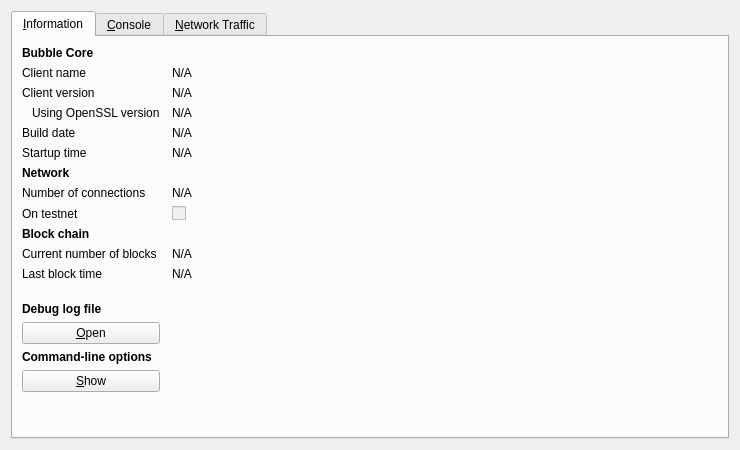
<?xml version="1.0" encoding="UTF-8"?>
<ui version="4.0">
 <class>RPCConsole</class>
 <widget class="QDialog" name="RPCConsole">
  <property name="geometry">
   <rect>
    <x>0</x>
    <y>0</y>
    <width>740</width>
    <height>450</height>
   </rect>
  </property>
  <property name="windowTitle">
   <string>Bubble - Debug window</string>
  </property>
  <layout class="QVBoxLayout" name="verticalLayout_2">
   <item>
    <widget class="QTabWidget" name="tabWidget">
     <property name="currentIndex">
      <number>0</number>
     </property>
     <widget class="QWidget" name="tab_info">
      <attribute name="title">
       <string>&amp;Information</string>
      </attribute>
      <layout class="QGridLayout" name="gridLayout" columnstretch="0,1">
       <property name="horizontalSpacing">
        <number>12</number>
       </property>
       <item row="0" column="0">
        <widget class="QLabel" name="label_9">
         <property name="font">
          <font>
           <weight>75</weight>
           <bold>true</bold>
          </font>
         </property>
         <property name="text">
          <string>Bubble Core</string>
         </property>
        </widget>
       </item>
       <item row="1" column="0">
        <widget class="QLabel" name="label_5">
         <property name="text">
          <string>Client name</string>
         </property>
        </widget>
       </item>
       <item row="1" column="1">
        <widget class="QLabel" name="clientName">
         <property name="cursor">
          <cursorShape>IBeamCursor</cursorShape>
         </property>
         <property name="text">
          <string>N/A</string>
         </property>
         <property name="textFormat">
          <enum>Qt::PlainText</enum>
         </property>
         <property name="textInteractionFlags">
          <set>Qt::LinksAccessibleByMouse|Qt::TextSelectableByKeyboard|Qt::TextSelectableByMouse</set>
         </property>
        </widget>
       </item>
       <item row="2" column="0">
        <widget class="QLabel" name="label_6">
         <property name="text">
          <string>Client version</string>
         </property>
        </widget>
       </item>
       <item row="2" column="1">
        <widget class="QLabel" name="clientVersion">
         <property name="cursor">
          <cursorShape>IBeamCursor</cursorShape>
         </property>
         <property name="text">
          <string>N/A</string>
         </property>
         <property name="textFormat">
          <enum>Qt::PlainText</enum>
         </property>
         <property name="textInteractionFlags">
          <set>Qt::LinksAccessibleByMouse|Qt::TextSelectableByKeyboard|Qt::TextSelectableByMouse</set>
         </property>
        </widget>
       </item>
       <item row="3" column="0">
        <widget class="QLabel" name="label_14">
         <property name="text">
          <string>Using OpenSSL version</string>
         </property>
         <property name="indent">
          <number>10</number>
         </property>
        </widget>
       </item>
       <item row="3" column="1">
        <widget class="QLabel" name="openSSLVersion">
         <property name="cursor">
          <cursorShape>IBeamCursor</cursorShape>
         </property>
         <property name="text">
          <string>N/A</string>
         </property>
         <property name="textFormat">
          <enum>Qt::PlainText</enum>
         </property>
         <property name="textInteractionFlags">
          <set>Qt::LinksAccessibleByMouse|Qt::TextSelectableByKeyboard|Qt::TextSelectableByMouse</set>
         </property>
        </widget>
       </item>
       <item row="4" column="0">
        <widget class="QLabel" name="label_12">
         <property name="text">
          <string>Build date</string>
         </property>
        </widget>
       </item>
       <item row="4" column="1">
        <widget class="QLabel" name="buildDate">
         <property name="cursor">
          <cursorShape>IBeamCursor</cursorShape>
         </property>
         <property name="text">
          <string>N/A</string>
         </property>
         <property name="textFormat">
          <enum>Qt::PlainText</enum>
         </property>
         <property name="textInteractionFlags">
          <set>Qt::LinksAccessibleByMouse|Qt::TextSelectableByKeyboard|Qt::TextSelectableByMouse</set>
         </property>
        </widget>
       </item>
       <item row="5" column="0">
        <widget class="QLabel" name="label_13">
         <property name="text">
          <string>Startup time</string>
         </property>
        </widget>
       </item>
       <item row="5" column="1">
        <widget class="QLabel" name="startupTime">
         <property name="cursor">
          <cursorShape>IBeamCursor</cursorShape>
         </property>
         <property name="text">
          <string>N/A</string>
         </property>
         <property name="textFormat">
          <enum>Qt::PlainText</enum>
         </property>
         <property name="textInteractionFlags">
          <set>Qt::LinksAccessibleByMouse|Qt::TextSelectableByKeyboard|Qt::TextSelectableByMouse</set>
         </property>
        </widget>
       </item>
       <item row="6" column="0">
        <widget class="QLabel" name="label_11">
         <property name="font">
          <font>
           <weight>75</weight>
           <bold>true</bold>
          </font>
         </property>
         <property name="text">
          <string>Network</string>
         </property>
        </widget>
       </item>
       <item row="7" column="0">
        <widget class="QLabel" name="label_7">
         <property name="text">
          <string>Number of connections</string>
         </property>
        </widget>
       </item>
       <item row="7" column="1">
        <widget class="QLabel" name="numberOfConnections">
         <property name="cursor">
          <cursorShape>IBeamCursor</cursorShape>
         </property>
         <property name="text">
          <string>N/A</string>
         </property>
         <property name="textFormat">
          <enum>Qt::PlainText</enum>
         </property>
         <property name="textInteractionFlags">
          <set>Qt::LinksAccessibleByMouse|Qt::TextSelectableByKeyboard|Qt::TextSelectableByMouse</set>
         </property>
        </widget>
       </item>
       <item row="8" column="0">
        <widget class="QLabel" name="label_8">
         <property name="text">
          <string>On testnet</string>
         </property>
        </widget>
       </item>
       <item row="8" column="1">
        <widget class="QCheckBox" name="isTestNet">
         <property name="enabled">
          <bool>false</bool>
         </property>
         <property name="text">
          <string/>
         </property>
        </widget>
       </item>
       <item row="9" column="0">
        <widget class="QLabel" name="label_10">
         <property name="font">
          <font>
           <weight>75</weight>
           <bold>true</bold>
          </font>
         </property>
         <property name="text">
          <string>Block chain</string>
         </property>
        </widget>
       </item>
       <item row="10" column="0">
        <widget class="QLabel" name="label_3">
         <property name="text">
          <string>Current number of blocks</string>
         </property>
        </widget>
       </item>
       <item row="10" column="1">
        <widget class="QLabel" name="numberOfBlocks">
         <property name="cursor">
          <cursorShape>IBeamCursor</cursorShape>
         </property>
         <property name="text">
          <string>N/A</string>
         </property>
         <property name="textFormat">
          <enum>Qt::PlainText</enum>
         </property>
         <property name="textInteractionFlags">
          <set>Qt::LinksAccessibleByMouse|Qt::TextSelectableByKeyboard|Qt::TextSelectableByMouse</set>
         </property>
        </widget>
       </item>
       <item row="11" column="0">
        <widget class="QLabel" name="label_2">
         <property name="text">
          <string>Last block time</string>
         </property>
        </widget>
       </item>
       <item row="11" column="1">
        <widget class="QLabel" name="lastBlockTime">
         <property name="cursor">
          <cursorShape>IBeamCursor</cursorShape>
         </property>
         <property name="text">
          <string>N/A</string>
         </property>
         <property name="textFormat">
          <enum>Qt::PlainText</enum>
         </property>
         <property name="textInteractionFlags">
          <set>Qt::LinksAccessibleByMouse|Qt::TextSelectableByKeyboard|Qt::TextSelectableByMouse</set>
         </property>
        </widget>
       </item>
       <item row="12" column="0">
        <spacer name="verticalSpacer_2">
         <property name="orientation">
          <enum>Qt::Vertical</enum>
         </property>
         <property name="sizeHint" stdset="0">
          <size>
           <width>20</width>
           <height>20</height>
          </size>
         </property>
        </spacer>
       </item>
       <item row="13" column="0">
        <widget class="QLabel" name="labelDebugLogfile">
         <property name="font">
          <font>
           <weight>75</weight>
           <bold>true</bold>
          </font>
         </property>
         <property name="text">
          <string>Debug log file</string>
         </property>
        </widget>
       </item>
       <item row="14" column="0">
        <widget class="QPushButton" name="openDebugLogfileButton">
         <property name="toolTip">
          <string>Open the Bubble debug log file from the current data directory. This can take a few seconds for large log files.</string>
         </property>
         <property name="text">
          <string>&amp;Open</string>
         </property>
         <property name="autoDefault">
          <bool>false</bool>
         </property>
        </widget>
       </item>
       <item row="15" column="0">
        <widget class="QLabel" name="labelCLOptions">
         <property name="font">
          <font>
           <weight>75</weight>
           <bold>true</bold>
          </font>
         </property>
         <property name="text">
          <string>Command-line options</string>
         </property>
        </widget>
       </item>
       <item row="16" column="0">
        <widget class="QPushButton" name="showCLOptionsButton">
         <property name="toolTip">
          <string>Show the Bubble-Qt help message to get a list with possible Bubble command-line options.</string>
         </property>
         <property name="text">
          <string>&amp;Show</string>
         </property>
         <property name="autoDefault">
          <bool>false</bool>
         </property>
        </widget>
       </item>
       <item row="17" column="0">
        <spacer name="verticalSpacer">
         <property name="orientation">
          <enum>Qt::Vertical</enum>
         </property>
         <property name="sizeHint" stdset="0">
          <size>
           <width>20</width>
           <height>40</height>
          </size>
         </property>
        </spacer>
       </item>
      </layout>
     </widget>
     <widget class="QWidget" name="tab_console">
      <attribute name="title">
       <string>&amp;Console</string>
      </attribute>
      <layout class="QVBoxLayout" name="verticalLayout_3">
       <property name="spacing">
        <number>3</number>
       </property>
       <item>
        <widget class="QTextEdit" name="messagesWidget">
         <property name="minimumSize">
          <size>
           <width>0</width>
           <height>100</height>
          </size>
         </property>
         <property name="readOnly">
          <bool>true</bool>
         </property>
         <property name="tabKeyNavigation" stdset="0">
          <bool>false</bool>
         </property>
         <property name="columnCount" stdset="0">
          <number>2</number>
         </property>
        </widget>
       </item>
       <item>
        <layout class="QHBoxLayout" name="horizontalLayout">
         <property name="spacing">
          <number>3</number>
         </property>
         <item>
          <widget class="QLabel" name="label">
           <property name="text">
            <string notr="true">&gt;</string>
           </property>
          </widget>
         </item>
         <item>
          <widget class="QLineEdit" name="lineEdit"/>
         </item>
         <item>
          <widget class="QPushButton" name="clearButton">
           <property name="maximumSize">
            <size>
             <width>24</width>
             <height>24</height>
            </size>
           </property>
           <property name="toolTip">
            <string>Clear console</string>
           </property>
           <property name="text">
            <string/>
           </property>
           <property name="icon">
            <iconset resource="../bitcoin.qrc">
             <normaloff>:/icons/remove</normaloff>:/icons/remove</iconset>
           </property>
           <property name="shortcut">
            <string notr="true">Ctrl+L</string>
           </property>
           <property name="autoDefault">
            <bool>false</bool>
           </property>
          </widget>
         </item>
        </layout>
       </item>
      </layout>
     </widget>
     <widget class="QWidget" name="tab">
      <attribute name="title">
       <string>&amp;Network Traffic</string>
      </attribute>
      <layout class="QHBoxLayout" name="horizontalLayout_3">
       <item>
        <layout class="QVBoxLayout" name="verticalLayout_4">
         <item>
          <widget class="TrafficGraphWidget" name="trafficGraph" native="true">
           <property name="sizePolicy">
            <sizepolicy hsizetype="Expanding" vsizetype="Expanding">
             <horstretch>0</horstretch>
             <verstretch>0</verstretch>
            </sizepolicy>
           </property>
          </widget>
         </item>
         <item>
          <layout class="QHBoxLayout" name="horizontalLayout_2">
           <item>
            <widget class="QSlider" name="sldGraphRange">
             <property name="minimum">
              <number>1</number>
             </property>
             <property name="maximum">
              <number>288</number>
             </property>
             <property name="pageStep">
              <number>12</number>
             </property>
             <property name="value">
              <number>6</number>
             </property>
             <property name="orientation">
              <enum>Qt::Horizontal</enum>
             </property>
            </widget>
           </item>
           <item>
            <widget class="QLabel" name="lblGraphRange">
             <property name="minimumSize">
              <size>
               <width>100</width>
               <height>0</height>
              </size>
             </property>
             <property name="alignment">
              <set>Qt::AlignCenter</set>
             </property>
            </widget>
           </item>
           <item>
            <widget class="QPushButton" name="btnClearTrafficGraph">
             <property name="text">
              <string>&amp;Clear</string>
             </property>
            </widget>
           </item>
          </layout>
         </item>
        </layout>
       </item>
       <item>
        <layout class="QVBoxLayout" name="verticalLayout">
         <item>
          <widget class="QGroupBox" name="groupBox">
           <property name="title">
            <string>Totals</string>
           </property>
           <layout class="QVBoxLayout" name="verticalLayout_5">
            <item>
             <layout class="QHBoxLayout" name="horizontalLayout_4">
              <item>
               <widget class="Line" name="line">
                <property name="sizePolicy">
                 <sizepolicy hsizetype="Fixed" vsizetype="Fixed">
                  <horstretch>0</horstretch>
                  <verstretch>0</verstretch>
                 </sizepolicy>
                </property>
                <property name="minimumSize">
                 <size>
                  <width>10</width>
                  <height>0</height>
                 </size>
                </property>
                <property name="palette">
                 <palette>
                  <active>
                   <colorrole role="Light">
                    <brush brushstyle="SolidPattern">
                     <color alpha="255">
                      <red>0</red>
                      <green>255</green>
                      <blue>0</blue>
                     </color>
                    </brush>
                   </colorrole>
                  </active>
                  <inactive>
                   <colorrole role="Light">
                    <brush brushstyle="SolidPattern">
                     <color alpha="255">
                      <red>0</red>
                      <green>255</green>
                      <blue>0</blue>
                     </color>
                    </brush>
                   </colorrole>
                  </inactive>
                  <disabled>
                   <colorrole role="Light">
                    <brush brushstyle="SolidPattern">
                     <color alpha="255">
                      <red>0</red>
                      <green>255</green>
                      <blue>0</blue>
                     </color>
                    </brush>
                   </colorrole>
                  </disabled>
                 </palette>
                </property>
                <property name="orientation">
                 <enum>Qt::Horizontal</enum>
                </property>
               </widget>
              </item>
              <item>
               <widget class="QLabel" name="label_16">
                <property name="text">
                 <string>In:</string>
                </property>
               </widget>
              </item>
              <item>
               <widget class="QLabel" name="lblBytesIn">
                <property name="minimumSize">
                 <size>
                  <width>50</width>
                  <height>0</height>
                 </size>
                </property>
                <property name="alignment">
                 <set>Qt::AlignRight|Qt::AlignTrailing|Qt::AlignVCenter</set>
                </property>
               </widget>
              </item>
             </layout>
            </item>
            <item>
             <layout class="QHBoxLayout" name="horizontalLayout_5">
              <item>
               <widget class="Line" name="line_2">
                <property name="sizePolicy">
                 <sizepolicy hsizetype="Fixed" vsizetype="Fixed">
                  <horstretch>0</horstretch>
                  <verstretch>0</verstretch>
                 </sizepolicy>
                </property>
                <property name="minimumSize">
                 <size>
                  <width>10</width>
                  <height>0</height>
                 </size>
                </property>
                <property name="palette">
                 <palette>
                  <active>
                   <colorrole role="Light">
                    <brush brushstyle="SolidPattern">
                     <color alpha="255">
                      <red>255</red>
                      <green>0</green>
                      <blue>0</blue>
                     </color>
                    </brush>
                   </colorrole>
                  </active>
                  <inactive>
                   <colorrole role="Light">
                    <brush brushstyle="SolidPattern">
                     <color alpha="255">
                      <red>255</red>
                      <green>0</green>
                      <blue>0</blue>
                     </color>
                    </brush>
                   </colorrole>
                  </inactive>
                  <disabled>
                   <colorrole role="Light">
                    <brush brushstyle="SolidPattern">
                     <color alpha="255">
                      <red>255</red>
                      <green>0</green>
                      <blue>0</blue>
                     </color>
                    </brush>
                   </colorrole>
                  </disabled>
                 </palette>
                </property>
                <property name="orientation">
                 <enum>Qt::Horizontal</enum>
                </property>
               </widget>
              </item>
              <item>
               <widget class="QLabel" name="label_17">
                <property name="text">
                 <string>Out:</string>
                </property>
               </widget>
              </item>
              <item>
               <widget class="QLabel" name="lblBytesOut">
                <property name="minimumSize">
                 <size>
                  <width>50</width>
                  <height>0</height>
                 </size>
                </property>
                <property name="alignment">
                 <set>Qt::AlignRight|Qt::AlignTrailing|Qt::AlignVCenter</set>
                </property>
               </widget>
              </item>
             </layout>
            </item>
            <item>
             <spacer name="verticalSpacer_4">
              <property name="orientation">
               <enum>Qt::Vertical</enum>
              </property>
              <property name="sizeHint" stdset="0">
               <size>
                <width>20</width>
                <height>407</height>
               </size>
              </property>
             </spacer>
            </item>
           </layout>
          </widget>
         </item>
        </layout>
       </item>
      </layout>
     </widget>
    </widget>
   </item>
  </layout>
 </widget>
 <customwidgets>
  <customwidget>
   <class>TrafficGraphWidget</class>
   <extends>QWidget</extends>
   <header>trafficgraphwidget.h</header>
   <container>1</container>
   <slots>
    <slot>clear()</slot>
   </slots>
  </customwidget>
 </customwidgets>
 <resources>
  <include location="../bitcoin.qrc"/>
 </resources>
 <connections/>
</ui>
